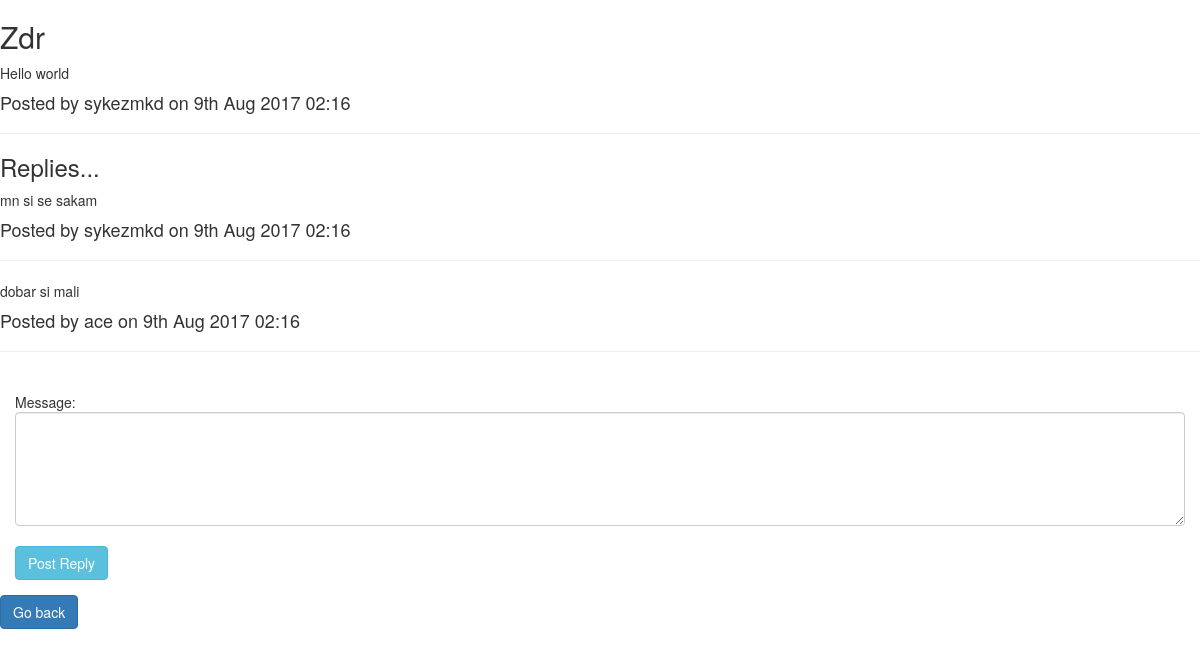
Page /msg.php?id=7 on the committed database.
### tables this page shows
CREATE TABLE `threads` (
  `id` int(11) NOT NULL,
  `userid` int(11) NOT NULL DEFAULT '0',
  `title` varchar(255) NOT NULL,
  `message` text NOT NULL,
  `replies` int(11) NOT NULL,
  `posted` varchar(255) NOT NULL,
  `updatedAt` datetime NOT NULL DEFAULT CURRENT_TIMESTAMP ON UPDATE CURRENT_TIMESTAMP,
  `createdAt` datetime NOT NULL DEFAULT CURRENT_TIMESTAMP
);

CREATE TABLE `users` (
  `user_id` int(11) UNSIGNED NOT NULL,
  `username` varchar(30) NOT NULL,
  `password` varchar(120) NOT NULL
);

CREATE TABLE `replies` (
  `id` int(11) NOT NULL,
  `thread` int(11) NOT NULL DEFAULT '0',
  `userid` int(11) NOT NULL DEFAULT '0',
  `message` text NOT NULL,
  `updatedAt` datetime NOT NULL DEFAULT CURRENT_TIMESTAMP ON UPDATE CURRENT_TIMESTAMP,
  `createdAt` datetime NOT NULL DEFAULT CURRENT_TIMESTAMP
);

### msg.php (the view, shortened to what this page needs)
<?php
require_once ('config.php');
?>
<html>
<head>
           <link rel="stylesheet" href="https://maxcdn.bootstrapcdn.com/bootstrap/3.3.6/css/bootstrap.min.css" />
      </head>
<?php
$threadid = $_GET["id"];
$query = "SELECT threads.*,users.* FROM threads,users WHERE threads.userid = users.user_id AND threads.id ='$threadid'";
$sql = mysqli_query($connect,$query) or die(mysqli_error($connect));
while($r = mysqli_fetch_array($sql, MYSQLI_BOTH)) {
$createdAt = $r["createdAt"];
echo "<h2>$r[title]</h2>";
$tm = strtotime($createdAt);
$posted = date("jS M Y h:i",$tm);
echo "$r[message]<h4>Posted by $r[username] on $posted</h4><hr>";
}
echo "<h3>Replies...</h3>";
$sql = "SELECT replies.*,users.* FROM replies,users WHERE replies.userid=users.user_id AND replies.thread = '$threadid'";
$result = mysqli_query($connect , $sql) or die(mysqli_error($connect));
while($r = mysqli_fetch_array($result, MYSQLI_BOTH)) {
$posted = date("jS M Y h:i",strtotime($r["createdAt"]));
echo "$r[message]<h4>Posted by $r[username] on $posted</h4><hr>";
}
?>
<div class="container">
<div class="row">
<div class="form-group">
<form action="newreply.php" method="POST">
<input type="hidden" value="<?php echo $threadid; ?>" name="threadid" id="threadid"><br>
Message:<br><textarea class="form-control" rows="5" id="_msg" name="_msg"></textarea><br>
<input type="submit" name="post-reply" value="Post Reply" class="btn btn-info" />
</form>
</div>
</div>
</div>
<a href='index.php'><input type="submit" name="Go-back" value="Go back" class="btn btn-primary" /></a>
</html>

### rows in the picture
threads: title "Zdr", message "Hello world", userid.username "sykezmkd", createdAt "9th Aug 2017 02:16"
replies: message "mn si se sakam", userid.username "sykezmkd", createdAt "9th Aug 2017 02:16"
replies: message "dobar si mali", userid.username "ace", createdAt "9th Aug 2017 02:16"
